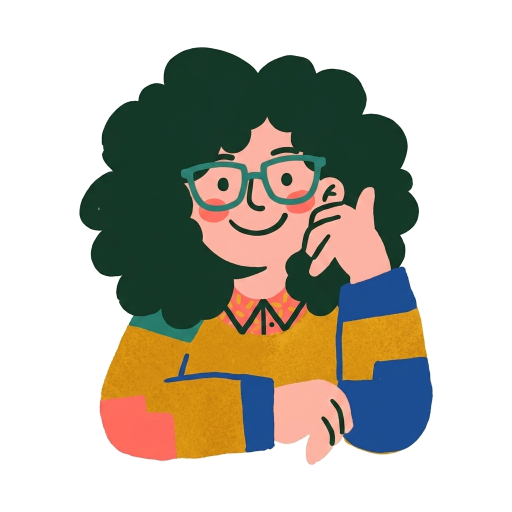
#> input picture src/assets/user_illustration.png, 1024 x 1024 px (shown at 1/2 size)
$ python process_img.py
#> lines starting #> are read from the running program, lines starting #| are printed output that depends on the picture; after the words box and inside, x2 and y2 are one past the last pixel; in counts of white or black regions, pixels touching at a corner belong together
from PIL import Image
import numpy as np

img = Image.open('src/assets/user_illustration.png').convert("RGBA")
#> img is the input picture: PIL image 1024x1024 RGBA; mean R, G, B, A 190.6, 186.2, 173.6, 114.9
data = np.array(img)

# Remove white background
r, g, b, a = data.T
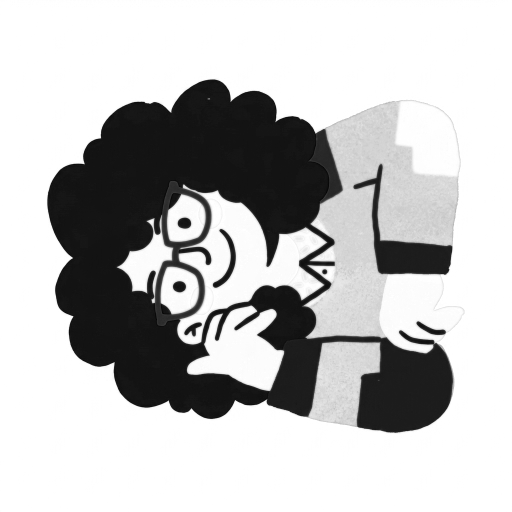
#> r: shape (1024, 1024) (shown at 1/2 size); min 0, max 255, mean 190.6
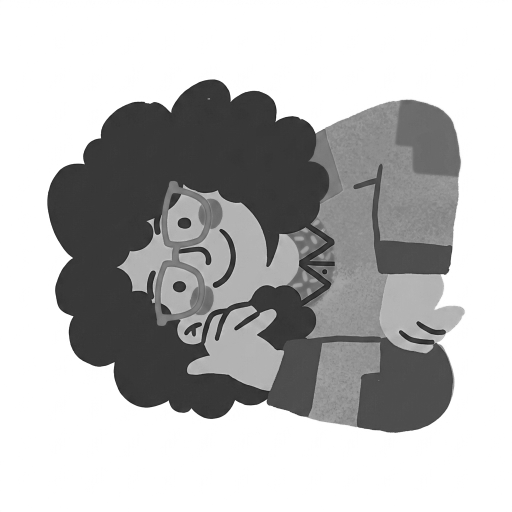
#> g: shape (1024, 1024) (shown at 1/2 size); min 16, max 255, mean 186.2
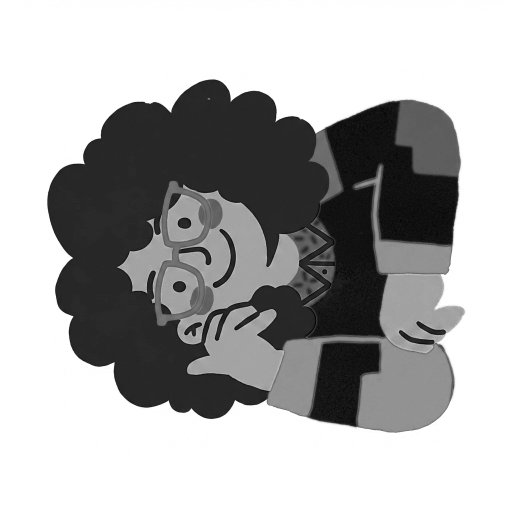
#> b: shape (1024, 1024) (shown at 1/2 size); min 0, max 255, mean 173.6
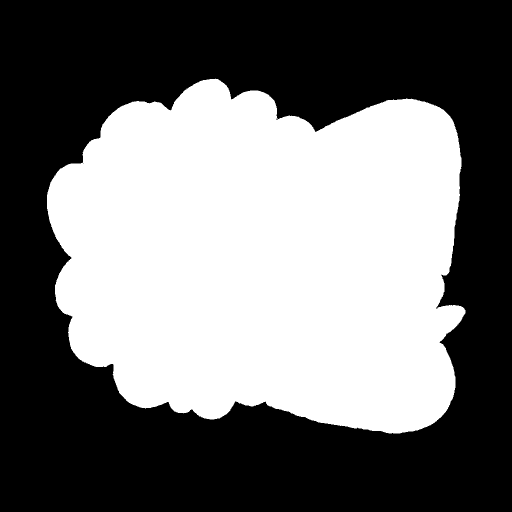
#> a: shape (1024, 1024) (shown at 1/2 size); 45.1% white; 1 white region, box (x1, y1, x2, y2) and area: (94, 157, 931, 867) 472416
white_areas = (r > 245) & (g > 245) & (b > 245)
data[..., 3][white_areas.T] = 0

# Skin tone adjustment
# The current skin tone in that specific illustration is a pinkish peach.
# Let's target pixels where R > 200, G > 120, B < 180 and B > 100 (approximate)
# Actually, the image provided has skin tone roughly R=255, G=163, B=141 (approx)
skin_areas = (r > 220) & (g > 130) & (g < 200) & (b > 100) & (b < 160)
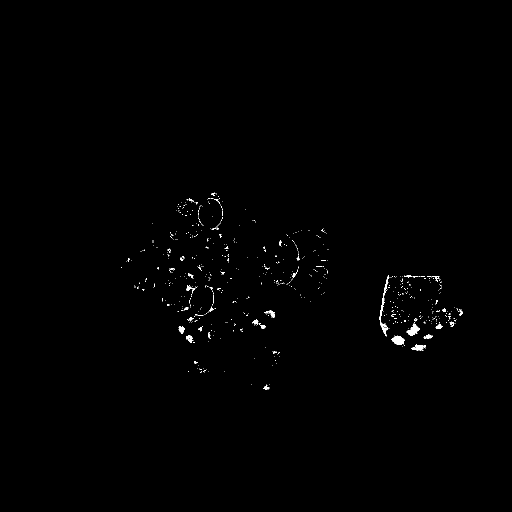
#> skin_areas: shape (1024, 1024) bool (shown at 1/2 size); 0.43% white; 609 white regions (572 under 20 px), largest, box (x1, y1, x2, y2) and area: (759, 550, 778, 673) 456, (783, 671, 810, 690) 330, (813, 647, 840, 671) 301

# Make it fairer by increasing green and blue channels
data[..., 1][skin_areas.T] = np.minimum(255, data[..., 1][skin_areas.T] * 1.15)
#> data: shape (1024, 1024, 4); 0.43% of pixels changed, all inside (x1, y1, x2, y2) = (385, 242, 779, 925)
data[..., 2][skin_areas.T] = np.minimum(255, data[..., 2][skin_areas.T] * 1.25)
#> data: shape (1024, 1024, 4); mean R, G, B, A 190.6, 186.3, 173.8, 114.9

img_out = Image.fromarray(data)
img_out.save('src/assets/user_illustration.png')
print("Image processed successfully!")
